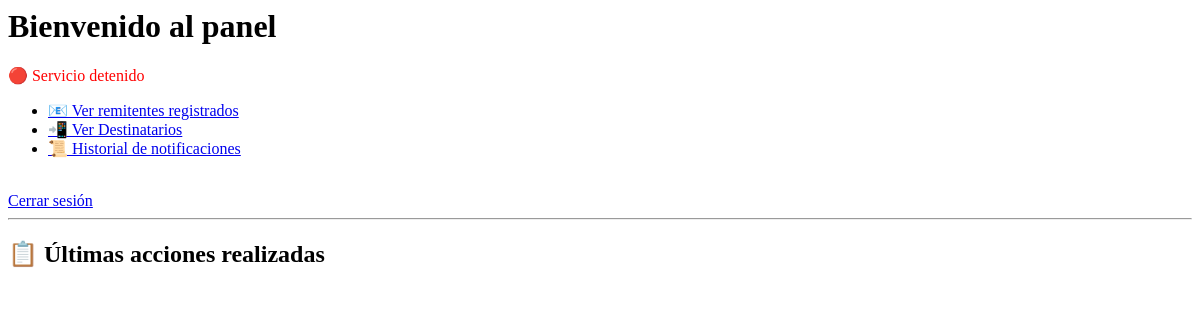
/panel (signed in), run on an earlier commit of the app's database.
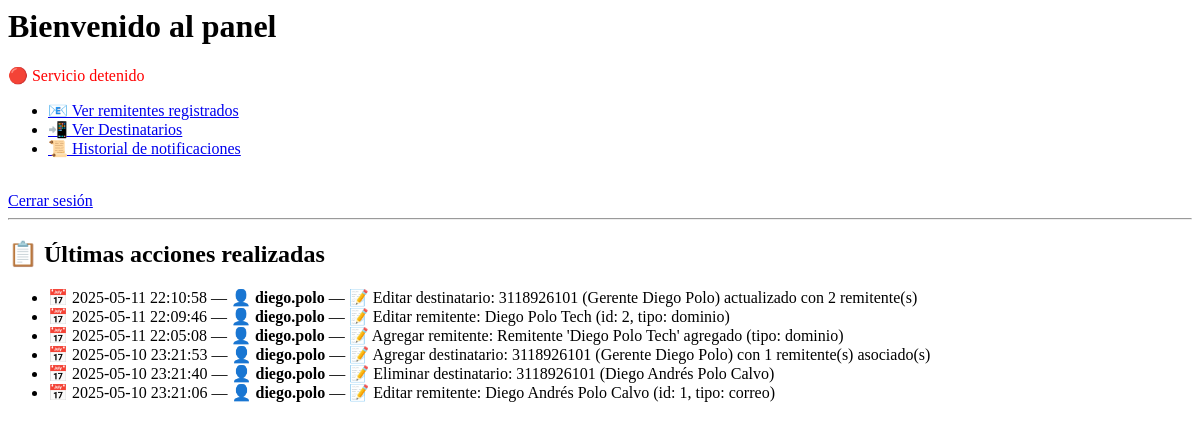
And on a later commit of the database.
### app/models.py (models this page shows)
class Log(db.Model):
    __tablename__ = 'logs'
    id = db.Column(db.Integer, primary_key=True)
    usuario_id = db.Column(db.Integer, db.ForeignKey('usuario.id'), nullable=False)
    accion = db.Column(db.String(100), nullable=False)
    entidad = db.Column(db.String(50), nullable=False)
    detalle = db.Column(db.Text, nullable=False)
    fecha = db.Column(db.DateTime, default=datetime.utcnow)
    usuario = db.relationship('Usuario', backref='logs')

class Usuario(UserMixin, db.Model):
    __tablename__ = 'usuario'
    id = db.Column(db.Integer, primary_key=True)
    username = db.Column(db.String(150), unique=True, nullable=False)
    password = db.Column(db.String(150), nullable=False)

### app/routes/main.py (the view)
@main.route('/panel')
@login_required
def panel():
    logs = Log.query.order_by(Log.fecha.desc()).limit(10).all()
    servicio_activo = False
    try:
        with open("servicio_status.json", "r") as f:
            data = json.load(f)
            ultima = datetime.fromisoformat(data["ultima_ejecucion"])
            servicio_activo = (datetime.now() - ultima) < timedelta(minutes=1)
    except:
        pass  # archivo no existe o está corrupto
    return render_template("panel.html", logs=logs, servicio_activo=servicio_activo)

### app/routes/main.py (called while the page is built)
@login_manager.user_loader
def load_user(user_id):
    return Usuario.query.get(int(user_id))

### app/templates/panel.html (shortened to what this page needs)
<h1>Bienvenido al panel</h1>
{% if servicio_activo %}
  <p style="color: green;">🟢 Servicio activo</p>
{% else %}
  <p style="color: red;">🔴 Servicio detenido</p>
{% endif %}
<ul>
  <li><a href="{{ url_for('remitentes.lista_remitentes') }}">📧 Ver remitentes registrados</a></li>
  <li><a href="{{ url_for('destinatarios.lista_destinatarios') }}">📲 Ver Destinatarios</a><br></li>
  <li><a href="{{url_for('notificaciones.notificaciones')}}">📜 Historial de notificaciones</a> </li>
</ul>
<a href="{{ url_for('main.logout') }}">Cerrar sesión</a>
<hr>
<h2>📋 Últimas acciones realizadas</h2>
<ul>
  {% for log in logs %}
    <li>
      📅 {{ log.fecha.strftime('%Y-%m-%d %H:%M:%S') }} —
      👤 <strong>{{ log.usuario.username }}</strong> —
      📝 {{ log.accion|capitalize }} {{ log.entidad }}: {{ log.detalle }}
    </li>
  {% endfor %}
</ul>

What changed in the data, as far as the page shows it:
added Log: fecha "2025-05-11 22:10:58", usuario.username "diego.polo", accion "Editar", entidad "destinatario", detalle "3118926101 (Gerente Diego Polo) actualizado con 2 remitente(s)"
added Log: fecha "2025-05-11 22:09:46", usuario.username "diego.polo", accion "Editar", entidad "remitente", detalle "Diego Polo Tech (id: 2, tipo: dominio)"
added Log: fecha "2025-05-11 22:05:08", usuario.username "diego.polo", accion "Agregar", entidad "remitente", detalle "Remitente 'Diego Polo Tech' agregado (tipo: dominio)"
added Log: fecha "2025-05-10 23:21:53", usuario.username "diego.polo", accion "Agregar", entidad "destinatario", detalle "3118926101 (Gerente Diego Polo) con 1 remitente(s) asociado(s)"
added Log: fecha "2025-05-10 23:21:40", usuario.username "diego.polo", accion "Eliminar", entidad "destinatario", detalle "3118926101 (Diego Andrés Polo Calvo)"
added Log: fecha "2025-05-10 23:21:06", usuario.username "diego.polo", accion "Editar", entidad "remitente", detalle "Diego Andrés Polo Calvo (id: 1, tipo: correo)"
